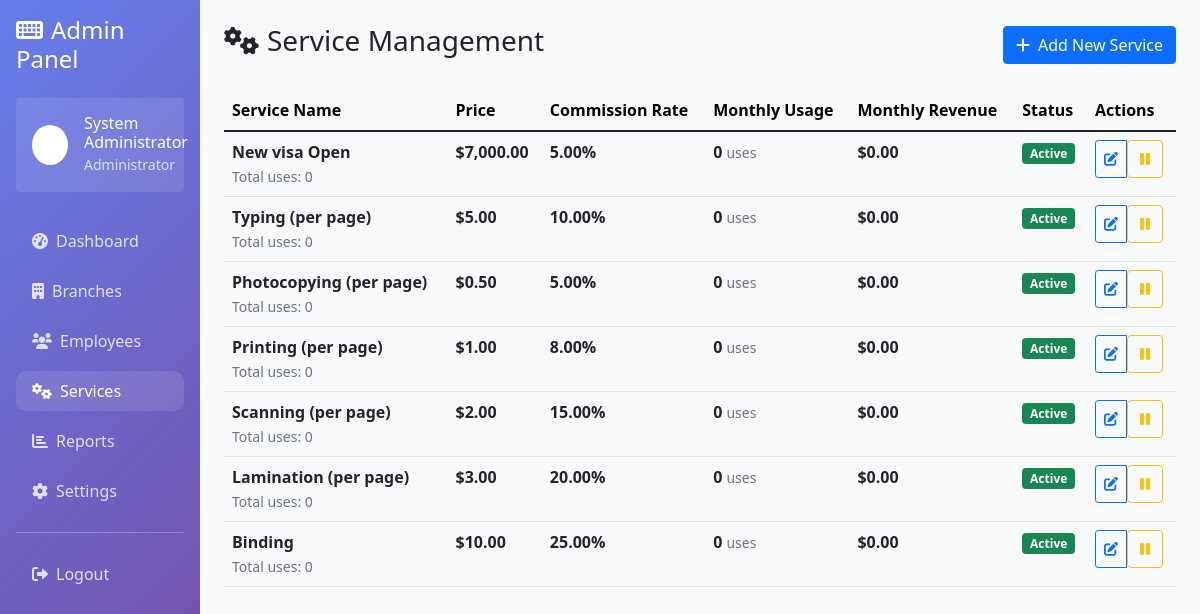
Page /admin/services.php (signed in) on the earlier database version.
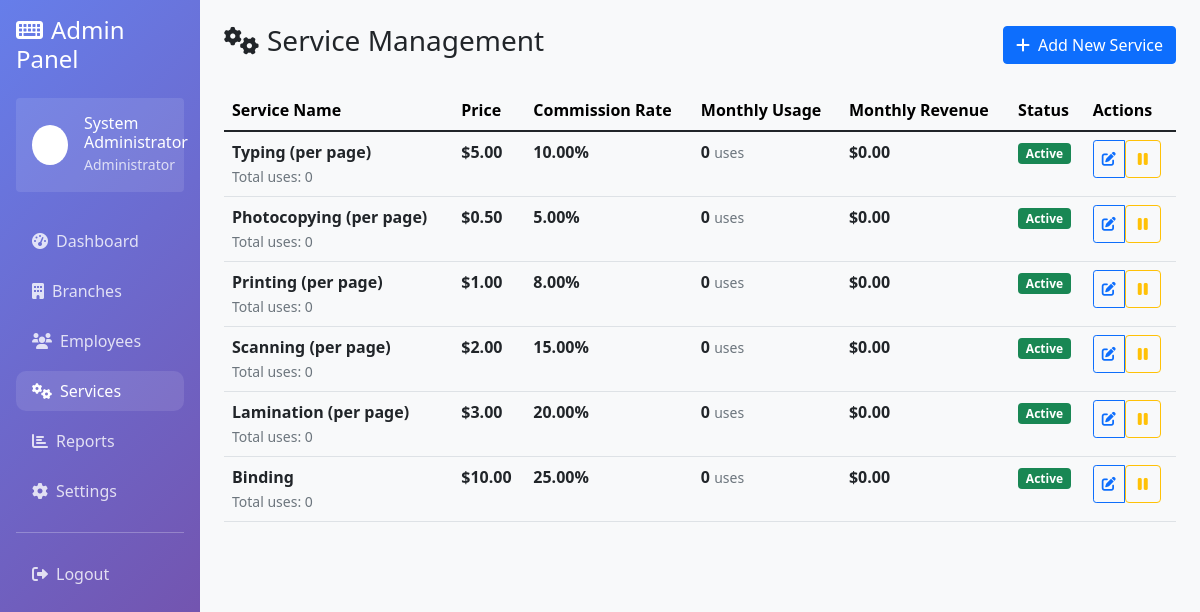
Same page on the later database version.
### tables this page shows
CREATE TABLE services (
            id INTEGER PRIMARY KEY AUTOINCREMENT,
            service_name VARCHAR(100) NOT NULL,
            service_price DECIMAL(10,2) NOT NULL,
            commission_rate DECIMAL(5,2) DEFAULT 0.00,
            status TEXT DEFAULT 'active' CHECK (status IN ('active', 'inactive')),
            created_at DATETIME DEFAULT CURRENT_TIMESTAMP
        );

### admin/services.php (the view, shortened to what the changed rows need)
<?php
$database = new Database();
$db = $database->getConnection();
$stmt = $db->query("SELECT s.*,
    (SELECT COUNT(*) FROM receipt_items ri WHERE ri.service_id = s.id) as total_usage,
    (SELECT COUNT(*) FROM receipt_items ri JOIN receipts r ON ri.receipt_id = r.id WHERE ri.service_id = s.id AND strftime('%Y-%m', r.created_at) = strftime('%Y-%m', 'now')) as monthly_usage,
    (SELECT COALESCE(SUM(ri.total_price), 0) FROM receipt_items ri JOIN receipts r ON ri.receipt_id = r.id WHERE ri.service_id = s.id AND strftime('%Y-%m', r.created_at) = strftime('%Y-%m', 'now')) as monthly_revenue
    FROM services s
    ORDER BY s.created_at DESC");
$services = $stmt->fetchAll(PDO::FETCH_ASSOC);
?>
<!DOCTYPE html>
<html lang="en">
<head>
    <link href="https://cdn.jsdelivr.net/npm/bootstrap@5.1.3/dist/css/bootstrap.min.css" rel="stylesheet">
    <link href="https://cdnjs.cloudflare.com/ajax/libs/font-awesome/6.0.0/css/all.min.css" rel="stylesheet">
</head>
<body>
    <div class="container-fluid">
        <div class="row">
            <div class="col-md-9 col-lg-10 p-4">
                <div class="d-flex justify-content-between align-items-center mb-4">
                    <h1 class="h3"><i class="fas fa-cogs me-2"></i>Service Management</h1>
                </div>
                <div class="table-responsive">
                    <table class="table table-hover">
                        <thead class="table-light">
                            <tr>
                                <th>Service Name</th>
                                <th>Price</th>
                                <th>Commission Rate</th>
                                <th>Monthly Usage</th>
                                <th>Monthly Revenue</th>
                                <th>Status</th>
                                <th>Actions</th>
                            </tr>
                        </thead>
                        <tbody>
                            <?php foreach ($services as $service): ?>
                                <tr>
                                    <td>
                                        <strong><?= htmlspecialchars($service['service_name']) ?></strong><br>
                                        <small class="text-muted">Total uses: <?= $service['total_usage'] ?></small>
                                    </td>
                                    <td>
                                        <strong>$<?= number_format($service['service_price'], 2) ?></strong>
                                    </td>
                                    <td>
                                        <strong><?= number_format($service['commission_rate'], 2) ?>%</strong>
                                    </td>
                                    <td>
                                        <strong><?= $service['monthly_usage'] ?></strong> <small class="text-muted">uses</small>
                                    </td>
                                    <td>
                                        <strong>$<?= number_format($service['monthly_revenue'], 2) ?></strong>
                                    </td>
                                    <td>
                                        <span class="badge bg-<?= $service['status'] === 'active' ? 'success' : 'secondary' ?>">
                                            <?= ucfirst($service['status']) ?>
                                        </span>
                                    </td>
                                    <td>
                                        <div class="btn-group btn-group-sm">
                                            <button class="btn btn-outline-primary" onclick="editService(<?= htmlspecialchars(json_encode($service)) ?>)" data-bs-toggle="modal" data-bs-target="#editServiceModal">
                                                <i class="fas fa-edit"></i>
                                            </button>
                                            <form method="POST" class="d-inline">
                                                <button type="submit" class="btn btn-outline-<?= $service['status'] === 'active' ? 'warning' : 'success' ?>"
                                                        onclick="return confirm('Are you sure you want to <?= $service['status'] === 'active' ? 'deactivate' : 'activate' ?> this service?')">
                                                    <i class="fas fa-<?= $service['status'] === 'active' ? 'pause' : 'play' ?>"></i>
                                                </button>
                                            </form>
                                        </div>
                                    </td>
                                </tr>
                            <?php endforeach; ?>
                        </tbody>
                    </table>
                </div>
            </div>
        </div>
    </div>
</body>
</html>

Differences in the rows shown:
removed services: service_name "New visa Open", total_usage "0", service_price "7,000.00", commission_rate "5.00", monthly_usage "0", monthly_revenue "0.00", status "Active"
